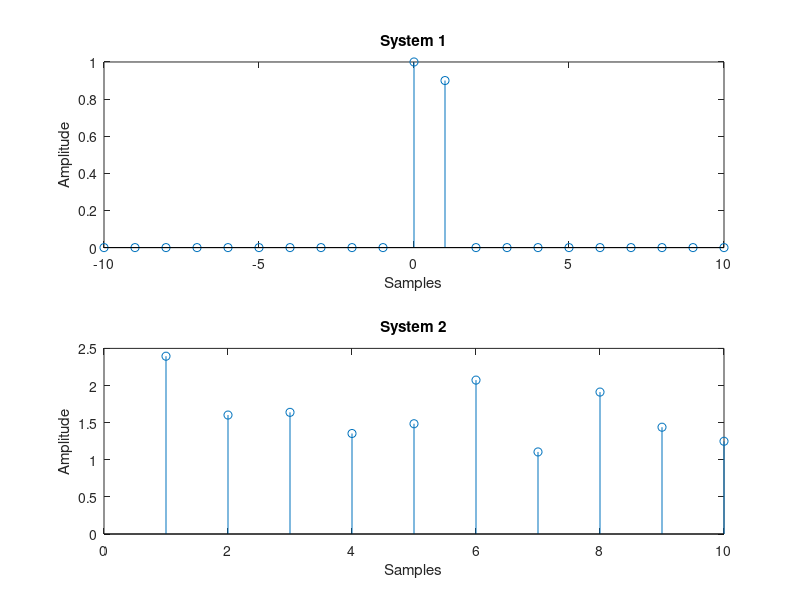

Reproduce this figure in MATLAB.
%Program to find linearity of system 1
clc; clear all; close all
% System 1
% Linearity
b = [1 0];
a = [1 0.9];
x1= rand(1,10);
x2 = rand (1,10);
x3 = rand (1,10);
y2 = filter (b, a, 2.*x1);
y5 = filter (b, a,2.* x2);
y = filter (b, a, x1);
y0 = filter (b, a, x2);
y6 = y2+y5;
y7 = 2*y+2*y0;
if (y6-y7 == 0)
disp ('System 1 is Linear ')
else
disp ('System 1 is Non Linear ')
end
% Causality--------%%%
n1= -10:1:10;
x = [zeros(1,10) 1 zeros(1,10)];
y1 = filter (a, b, x);
subplot (2, 1, 1);
stem (n1,y1);
title('System 1');
xlabel (' Samples ');
ylabel (' Amplitude ');
% Stability
T = abs (y1);
t = sum (T);
if (t < 1000)
disp ('System 1 is Stable ')
else
disp ('System 1 is Unstable ')
end
%System 2
% 1 % Linearity
y8 = exp (x2);
y9 = exp (x3);
y10 = 5*y8+5*y9;
y11 = exp(5*x2+5*x3);
if (y11-y10==0)
disp ('System 2 is Linear ')
else
disp ('System 2 is Non Linear ')
end
% 2 % Causality
Y8= exp (x);
subplot (2, 1, 2)
stem (y8);
title('System 2');
xlabel (' Samples ');
ylabel (' Amplitude ');
% 3 % Stability
T1= abs (y8);
t1 = sum (T1);
if (t1 < 1000)
disp ('System 2 is Stable ')
else
disp ('System 2 is Unstable ')
end;
